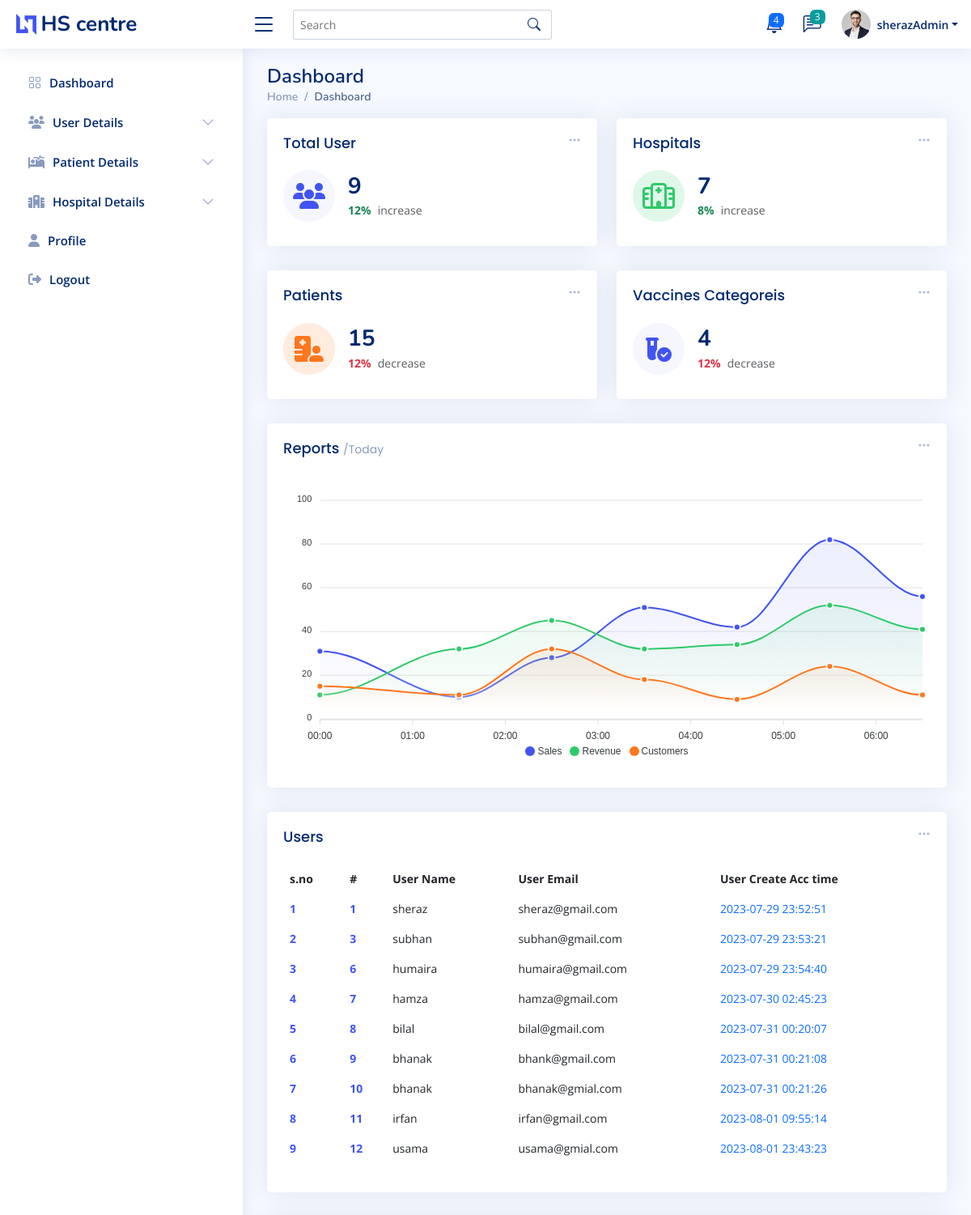
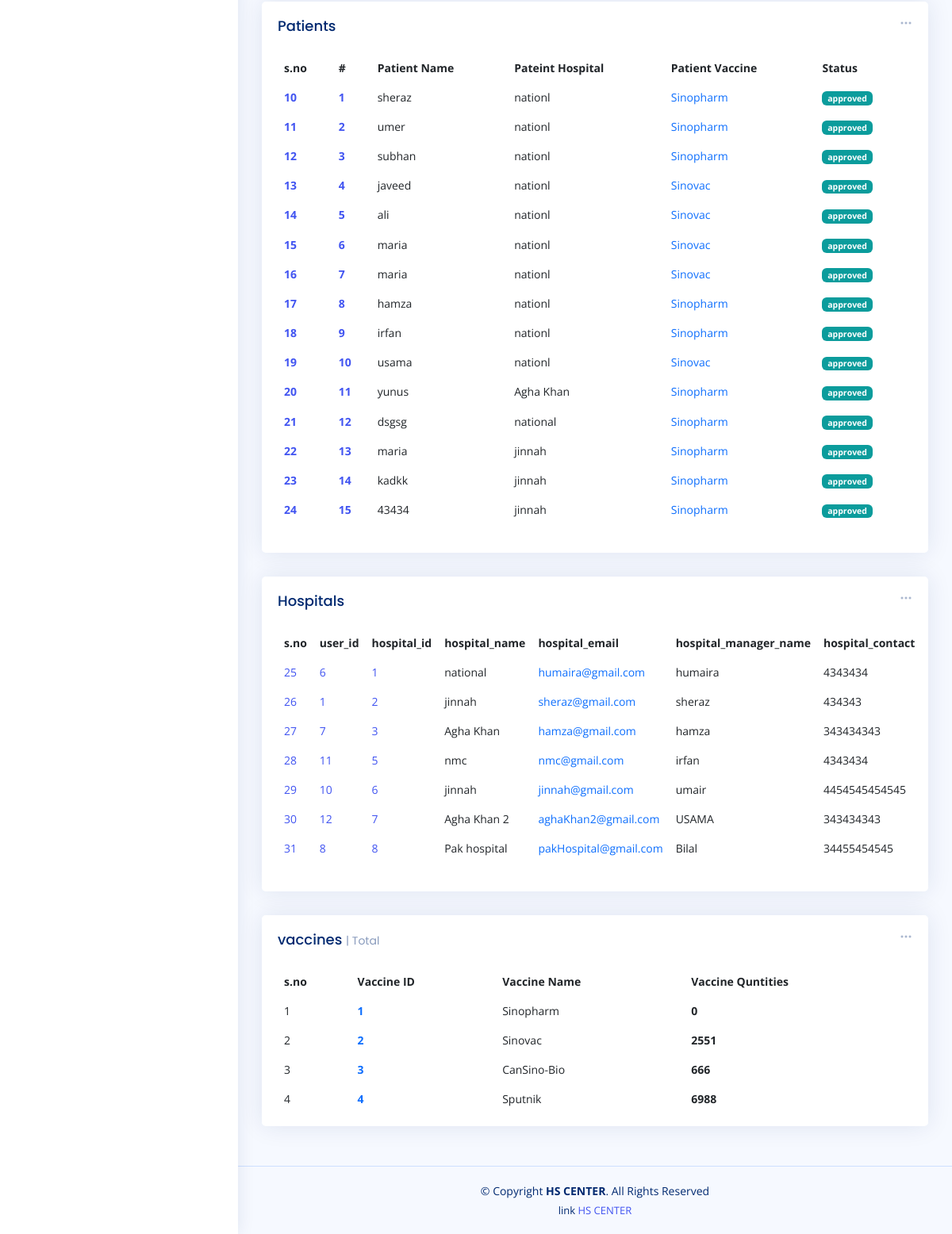
Screenshot of /admin-index.php (signed in) with the database file from the repository (2 pictures, top to bottom).
### tables this page shows
CREATE TABLE `user` (
  `id` int(11) NOT NULL,
  `name` varchar(255) NOT NULL,
  `email` varchar(255) NOT NULL,
  `cnic` varchar(255) NOT NULL,
  `password` varchar(255) NOT NULL,
  `time` datetime NOT NULL DEFAULT current_timestamp()
);

CREATE TABLE `reg_patient` (
  `patient_id` int(11) NOT NULL,
  `patient_name` varchar(200) NOT NULL,
  `patient_email` varchar(200) NOT NULL,
  `patient_phone` varchar(255) NOT NULL,
  `patient_cnic` varchar(255) NOT NULL,
  `patient_age` varchar(22) NOT NULL,
  `patient_select_hos` varchar(222) NOT NULL,
  `patient_gender` varchar(222) NOT NULL,
  `patient_vacc` varchar(222) NOT NULL,
  `patient_app_day` varchar(222) NOT NULL,
  `patient_status` varchar(222) NOT NULL
);

CREATE TABLE `reg_hospital` (
  `hospital_id` int(11) NOT NULL,
  `hospital_name` varchar(200) NOT NULL,
  `hospital_manager_name` varchar(200) NOT NULL,
  `hospital_email` varchar(200) NOT NULL,
  `hospital_contact` varchar(255) NOT NULL,
  `hospital_location` varchar(222) NOT NULL,
  `hospital_manager_cnic` varchar(222) NOT NULL,
  `hospital_open_time` varchar(222) NOT NULL,
  `hospital_close_time` varchar(222) NOT NULL,
  `user_id` varchar(222) NOT NULL,
  `hospital_status` varchar(222) NOT NULL
);

CREATE TABLE `vaccine` (
  `vaccine_id` int(11) NOT NULL,
  `vaccine_name` varchar(222) NOT NULL,
  `vaccine_qunt` int(11) NOT NULL
);

### admin-index.php (the view, shortened to what this page needs)
<?php
require 'conn.php';
$fetch_userQ = "SELECT * FROM `user`";
$fetch_user = mysqli_query($conn,$fetch_userQ);
$totalUser = mysqli_num_rows($fetch_user);
$fetch_HospitalQ = "SELECT * FROM `reg_hospital`";
$fetch_Hospital = mysqli_query($conn,$fetch_HospitalQ);
$totalHospital = mysqli_num_rows($fetch_Hospital);
$fetch_PatientQ = "SELECT * FROM `reg_patient`";
$fetch_Patient = mysqli_query($conn,$fetch_PatientQ);
$totalPatient = mysqli_num_rows($fetch_Patient);
$fetch_vaccineQ = "SELECT * FROM `vaccine`";
$fetch_vaccine = mysqli_query($conn,$fetch_vaccineQ);
$totalvaccine = mysqli_num_rows($fetch_vaccine);
$fetch_hospitalQ = "SELECT * FROM `reg_hospital`";
$fetch_hospital = mysqli_query($conn,$fetch_hospitalQ);
$totalhospital = mysqli_num_rows($fetch_hospital);
?>
<!DOCTYPE html>
<html lang="en">
<head>
  <?php require './component/_admin_link.php'?>
</head>
<body>
<?php require './component/_admin_nav.php';?>
  <main id="main" class="main " >
    <div class="pagetitle ">
      <h1>Dashboard</h1>
      <nav>
        <ol class="breadcrumb">
          <li class="breadcrumb-item"><a href="admin-index.php">Home</a></li>
          <li class="breadcrumb-item active">Dashboard</li>
        </ol>
      </nav>
    </div>
    <section class="section dashboard ">
      <div class="row ">
        <div class="col-lg-12">
          <div class="row ">
            <div class="col-xxl-4 col-md-6  w-50">
              <div class="card info-card sales-card">
                <div class="filter">
                  <a class="icon" href="#" data-bs-toggle="dropdown"><i class="bi bi-three-dots"></i></a>
                </div>
                <div class="card-body">
                  <h5 class="card-title">Total User</h5>
                  <div class="d-flex align-items-center">
                    <div class="card-icon rounded-circle d-flex align-items-center justify-content-center">
                    <i class="fa-solid fa-users"></i>
                    </div>
                    <div class="ps-3">
                      <h6><?=$totalUser?></h6>
                      <span class="text-success small pt-1 fw-bold">12%</span> <span class="text-muted small pt-2 ps-1">increase</span>
                    </div>
                  </div>
                </div>
              </div>
            </div>
            <div class="col-xxl-4 col-md-6  w-50">
              <div class="card info-card revenue-card">
                <div class="filter">
                  <a class="icon" href="#" data-bs-toggle="dropdown"><i class="bi bi-three-dots"></i></a>
                </div>
                <div class="card-body">
                  <h5 class="card-title">Hospitals<span></span></h5>
                  <div class="d-flex align-items-center">
                    <div class="card-icon rounded-circle d-flex align-items-center justify-content-center">
                    <i class="fa-regular fa-hospital"></i>
                    </div>
                    <div class="ps-3">
                      <h6><?=$totalHospital?></h6>
                      <span class="text-success small pt-1 fw-bold">8%</span> <span class="text-muted small pt-2 ps-1">increase</span>
                    </div>
                  </div>
                </div>
              </div>
            </div>
<div class="col-xxl-4 col-xl-12 w-50">
<div class="card info-card customers-card">
  <div class="filter">
    <a class="icon" href="#" data-bs-toggle="dropdown"><i class="bi bi-three-dots"></i></a>
  </div>
  <div class="card-body">
    <h5 class="card-title">Patients </h5>
    <div class="d-flex align-items-center">
      <div class="card-icon rounded-circle d-flex align-items-center justify-content-center">
      <i class="fa-solid fa-hospital-user"></i>
      </div>
      <div class="ps-3">
        <h6><?=$totalPatient?></h6>
        <span class="text-danger small pt-1 fw-bold">12%</span> <span class="text-muted small pt-2 ps-1">decrease</span>
      </div>
    </div>
  </div>
</div>
</div>
<div class="col-xxl-4 col-xl-12 w-50">
<div class="card info-card sales-card">
  <div class="filter">
    <a class="icon" href="#" data-bs-toggle="dropdown"><i class="bi bi-three-dots"></i></a>
  </div>
  <div class="card-body">
    <h5 class="card-title">Vaccines Categoreis </h5>
    <div class="d-flex align-items-center">
      <div class="card-icon rounded-circle d-flex align-items-center justify-content-center">
      <i class="fa-solid fa-vial-circle-check"></i>
      </div>
      <div class="ps-3">
        <h6><?=$totalvaccine?></h6>
        <span class="text-danger small pt-1 fw-bold">12%</span> <span class="text-muted small pt-2 ps-1">decrease</span>
      </div>
    </div>
  </div>
</div>
</div>
            <div class="col-12 ">
              <div class="card">
                <div class="filter">
                  <a class="icon" href="#" data-bs-toggle="dropdown"><i class="bi bi-three-dots"></i></a>
                </div>
                <div class="card-body">
                  <h5 class="card-title">Reports <span>/Today</span></h5>
                  <div id="reportsChart"></div>
                </div>
              </div>
            </div>
            <div class="col-12" >
              <div class="card recent-sales overflow-auto">
                <div class="filter">
                  <a class="icon" href="#" data-bs-toggle="dropdown"><i class="bi bi-three-dots"></i></a>
                </div>
                <div class="card-body">
                  <h5 class="card-title">Users</h5>
                  <table class="table table-borderless datatable" id="dowload_pdf">
                    <thead>
                      <tr>
                        <th scope="col">s.no</th>
                        <th scope="col">#</th>
                        <th scope="col">User Name</th>
                        <th scope="col">User Email</th>
                        <th scope="col">User Create Acc time</th>
                      </tr>
                    </thead>
                    <tbody>
                    <?php
                    if($totalUser > 0){
                      while($User_data = mysqli_fetch_assoc($fetch_user)){
                        $i+=1;
                          echo '<tr>
                          <th scope="row"><a href="#">'.$i.'</a></th>
                          <th scope="row"><a href="#">'.$User_data['id'].'</a></th>
                          <td>'.$User_data['name'].'</td>
                          <td>'.$User_data['email'].'</td>
                          <td><a href="#" class="text-primary">'.$User_data['time'].'</a></td>
                        </tr>';
                        }
                    }
                    ?>
                    </tbody>
                  </table>
                </div>
              </div>
            </div>
            <div class="col-12" >
              <div class="card recent-sales overflow-auto">
                <div class="filter">
                  <a class="icon" href="#" data-bs-toggle="dropdown"><i class="bi bi-three-dots"></i></a>
                </div>
                <div class="card-body">
                  <h5 class="card-title">Patients </h5>
                  <table class="table table-borderless datatable" id="dowload_pdf">
                    <thead>
                      <tr>
                        <th scope="col">s.no</th>
                        <th scope="col">#</th>
                        <th scope="col">Patient Name</th>
                        <th scope="col">Pateint Hospital</th>
                        <th scope="col">Patient Vaccine</th>
                        <th scope="col">Status</th>
                      </tr>
                    </thead>
                    <tbody>
                    <?php
                    if($totalPatient > 0){
                      while($patient_data = mysqli_fetch_assoc($fetch_Patient)){
                        $i+=1;
                        if($patient_data['patient_status'] == 'Approved' || $patient_data['patient_status'] == 'approved'){
                          echo '<tr>
                          <th scope="row"><a href="#">'.$i.'</a></th>
                          <th scope="row"><a href="#">'.$patient_data['patient_id'].'</a></th>
                          <td>'.$patient_data['patient_name'].'</td>
                          <td>'.$patient_data['patient_select_hos'].'</td>
                          <td><a href="#" class="text-primary">'.$patient_data['patient_vacc'].'</a></td>
                          <td><span class="badge bg-success">'.$patient_data['patient_status'].'</span></td>
                        </tr>';
                        }
                        }
                    }
                    ?>
                    </tbody>
                  </table>
                </div>
              </div>
            </div>
            <div class="col-12" >
              <div class="card recent-sales overflow-auto">
                <div class="filter">
                  <a class="icon" href="#" data-bs-toggle="dropdown"><i class="bi bi-three-dots"></i></a>
                </div>
                <div class="card-body">
                  <h5 class="card-title">Hospitals</h5>
                  <table class="table table-borderless datatable" id="dowload_pdf">
                    <thead>
                      <tr>
                      <th scope="col">s.no</th>
                        <th scope="col">user_id</th>
                        <th scope="col">hospital_id </th>
                        <th scope="col">hospital_name</th>
                        <th scope="col">hospital_email</th>
                        <th scope="col">hospital_manager_name</th>
                        <th scope="col">hospital_contact</th>
                        <th scope="col">hospital_location</th>
                      </tr>
                    </thead>
                    <tbody>
                    <?php
                    if($totalhospital  > 0){
                      while($hospital_data = mysqli_fetch_assoc($fetch_hospital)){
                        $i+=1;
                          if($hospital_data['hospital_status'] !=''){
                            echo '<tr>
                          <td scope="row"><a href="#">'.$i.'</a></td>
                          <td scope="row"><a href="#">'.$hospital_data['user_id'].'</a></td>
                          <td scope="row"><a href="#">'.$hospital_data['hospital_id'].'</a></td>
                          <td>'.$hospital_data['hospital_name'].'</td>
                          <td><a  class="text-primary">'.$hospital_data['hospital_email'].'</a></td>
                          <td>'.$hospital_data['hospital_manager_name'].'</td>
                          <td>'.$hospital_data['hospital_contact'].'</td>
                          <td>'.$hospital_data['hospital_location'].'</td>
                          <td>'.$hospital_data['hospital_manager_cnic'].'</td>
                          <td>'.$hospital_data['hospital_open_time'].'</td>
                          <td>'.$hospital_data['hospital_close_time'].'</td>
                          <td>'.$hospital_data['hospital_status'].'</td>
                        </tr>';
                          }
                        }
                    }
                    ?>
                    </tbody>
                  </table>
                </div>
              </div>
            </div>
            <div class="col-12 ">
              <div class="card top-selling overflow-auto">
                <div class="filter">
                  <a class="icon" href="#" data-bs-toggle="dropdown"><i class="bi bi-three-dots"></i></a>
                </div>
                <div class="card-body pb-0">
                  <h5 class="card-title">vaccines <span>| Total</span></h5>
                  <table class="table table-borderless">
                    <thead>
                      <tr>
                        <th scope="col">s.no</th>
                        <th scope="col">Vaccine ID</th>
                        <th scope="col">Vaccine Name</th>
                        <th scope="col">Vaccine Quntities</th>
                      </tr>
                    </thead>
                    <tbody>
                      <?php
                      if($totalvaccine > 0){
                        while($vaccine_data = mysqli_fetch_assoc($fetch_vaccine)){
                          $k+=1;
                          echo ' <tr>
                          <td>'.$k.'</td>
                          <td><a href="#" class="text-primary fw-bold">'.$vaccine_data['vaccine_id'].'</a></td>
                          <td>'.$vaccine_data['vaccine_name'].'</td>
                          <td class="fw-bold">'.$vaccine_data['vaccine_qunt'].'</td>
                        </tr>';
                        }
                      }
                      ?>
                    </tbody>
                  </table>
                </div>
              </div>
            </div>
          </div>
        </div>
      </div>
    </section>
  </main>
  <?php require './component/_admin_footer.php'?>
</body>
</html>

### rows the page displays
user: id "1", name "sheraz", email "sheraz@gmail.com", time "2023-07-29 23:52:51"
user: id "3", name "subhan", email "subhan@gmail.com", time "2023-07-29 23:53:21"
user: id "6", name "humaira", email "humaira@gmail.com", time "2023-07-29 23:54:40"
user: id "7", name "hamza", email "hamza@gmail.com", time "2023-07-30 02:45:23"
user: id "8", name "bilal", email "bilal@gmail.com", time "2023-07-31 00:20:07"
user: id "9", name "bhanak", email "bhank@gmail.com", time "2023-07-31 00:21:08"
user: id "10", name "bhanak", email "bhanak@gmial.com", time "2023-07-31 00:21:26"
user: id "11", name "irfan", email "irfan@gmail.com", time "2023-08-01 09:55:14"
user: id "12", name "usama", email "usama@gmial.com", time "2023-08-01 23:43:23"
reg_patient: patient_id "1", patient_name "sheraz", patient_select_hos "nationl", patient_vacc "Sinopharm", patient_status "approved"
reg_patient: patient_id "2", patient_name "umer", patient_select_hos "nationl", patient_vacc "Sinopharm", patient_status "approved"
reg_patient: patient_id "3", patient_name "subhan", patient_select_hos "nationl", patient_vacc "Sinopharm", patient_status "approved"
reg_patient: patient_id "4", patient_name "javeed", patient_select_hos "nationl", patient_vacc "Sinovac", patient_status "approved"
reg_patient: patient_id "5", patient_name "ali", patient_select_hos "nationl", patient_vacc "Sinovac", patient_status "approved"
reg_patient: patient_id "6", patient_name "maria", patient_select_hos "nationl", patient_vacc "Sinovac", patient_status "approved"
reg_patient: patient_id "7", patient_name "maria", patient_select_hos "nationl", patient_vacc "Sinovac", patient_status "approved"
reg_patient: patient_id "8", patient_name "hamza", patient_select_hos "nationl", patient_vacc "Sinopharm", patient_status "approved"
reg_patient: patient_id "9", patient_name "irfan", patient_select_hos "nationl", patient_vacc "Sinopharm", patient_status "approved"
reg_patient: patient_id "10", patient_name "usama", patient_select_hos "nationl", patient_vacc "Sinovac", patient_status "approved"
reg_patient: patient_id "11", patient_name "yunus", patient_select_hos "Agha Khan", patient_vacc "Sinopharm", patient_status "approved"
reg_patient: patient_id "12", patient_name "dsgsg", patient_select_hos "national", patient_vacc "Sinopharm", patient_status "approved"
reg_patient: patient_id "13", patient_name "maria", patient_select_hos "jinnah", patient_vacc "Sinopharm", patient_status "approved"
reg_patient: patient_id "14", patient_name "kadkk", patient_select_hos "jinnah", patient_vacc "Sinopharm", patient_status "approved"
reg_patient: patient_id "15", patient_name "43434", patient_select_hos "jinnah", patient_vacc "Sinopharm", patient_status "approved"
reg_hospital: user "6", hospital_id "1", hospital_name "national", hospital_email "humaira@gmail.com", hospital_manager_name "humaira", hospital_contact "4343434"
reg_hospital: user "1", hospital_id "2", hospital_name "jinnah", hospital_email "sheraz@gmail.com", hospital_manager_name "sheraz", hospital_contact "434343"
reg_hospital: user "7", hospital_id "3", hospital_name "Agha Khan", hospital_email "hamza@gmail.com", hospital_manager_name "hamza", hospital_contact "343434343"
reg_hospital: user "11", hospital_id "5", hospital_name "nmc", hospital_email "nmc@gmail.com", hospital_manager_name "irfan", hospital_contact "4343434"
reg_hospital: user "10", hospital_id "6", hospital_name "jinnah", hospital_email "jinnah@gmail.com", hospital_manager_name "umair", hospital_contact "4454545454545"
reg_hospital: user "12", hospital_id "7", hospital_name "Agha Khan 2", hospital_email "aghaKhan2@gmail.com", hospital_manager_name "USAMA", hospital_contact "343434343"
reg_hospital: user "8", hospital_id "8", hospital_name "Pak hospital", hospital_email "pakHospital@gmail.com", hospital_manager_name "Bilal", hospital_contact "34455454545"
vaccine: vaccine_id "1", vaccine_name "Sinopharm", vaccine_qunt "0"
vaccine: vaccine_id "2", vaccine_name "Sinovac", vaccine_qunt "2551"
vaccine: vaccine_id "3", vaccine_name "CanSino-Bio", vaccine_qunt "666"
vaccine: vaccine_id "4", vaccine_name "Sputnik", vaccine_qunt "6988"

### other values shown
$_SESSION['admin_name'] "sherazAdmin"
$totalUser "9"
$totalHospital "7"
$totalPatient "15"
$totalvaccine "4"
